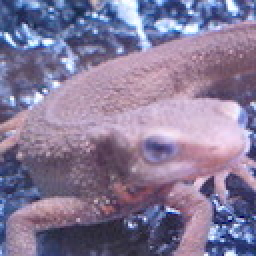
#> input picture Question_41_50/imori.jpg, 128 x 128 px (shown 2 times larger)
$ python answer_43.py
#> lines starting #> are read from the running program, lines starting #| are printed output that depends on the picture; after the words box and inside, x2 and y2 are one past the last pixel; in counts of white or black regions, pixels touching at a corner belong together
import cv2
import numpy as np
import matplotlib.pyplot as plt

# Read image
img = cv2.imread("imori.jpg").astype(np.float32)
H, W, C = img.shape
#> H = 128; W = 128; C = 3

# Gray
gray = 0.2126 * img[..., 2] + 0.7152 * img[..., 1] + 0.0722 * img[..., 0]

# Gaussian Filter
K_size = 5
sigma = 1.4

## Zero padding
pad = K_size // 2
gau = np.zeros((H + pad*2, W + pad*2), dtype=np.float32)
gau[pad:pad+H, pad:pad+W] = gray.copy().astype(np.float32)
tmp = gau.copy()

## Kernel
K = np.zeros((K_size, K_size), dtype=np.float32)
for x in range(-pad, -pad+K_size):
    for y in range(-pad, -pad+K_size):
        K[y+pad, x+pad] = np.exp( -(x**2 + y**2) / (2* (sigma**2)))
K /= (sigma * np.sqrt(2 * np.pi))
K /= K.sum()

for y in range(H):
    for x in range(W):
        gau[pad+y, pad+x] = np.sum(K * tmp[y:y+K_size, x:x+K_size])
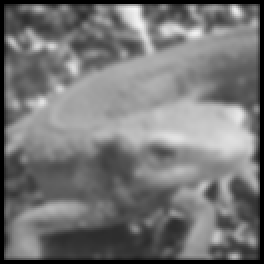
#> gau: shape (132, 132) float32 (shown 2 times larger); min 0, max 243.7, mean 117.6

## Sobel vertical
KSV = np.array(((-1., -2., -1.), (0., 0., 0.), (1., 2., 1.)), dtype=np.float32)
## Sobel horizontal
KSH = np.array(((-1., 0., 1.), (-2., 0., 2.), (-1., 0., 1.)), dtype=np.float32)

gau = gau[pad-1:H+pad+1, pad-1:W+pad+1]
#> gau: shape (130, 130) float32
fy = np.zeros_like(gau, dtype=np.float32)
fx = np.zeros_like(gau, dtype=np.float32)
K_size = 3
pad = K_size // 2

for y in range(H):
    for x in range(W):
        fy[pad+y, pad+x] = np.sum(KSV * gau[y:y+K_size, x:x+K_size])
        fx[pad+y, pad+x] = np.sum(KSH * gau[y:y+K_size, x:x+K_size])
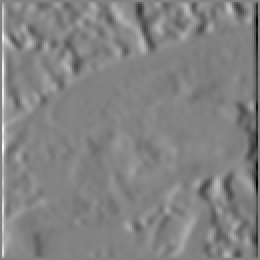
#> fx: shape (130, 130) float32 (shown 2 times larger); min -615.4, max 583.9, mean 0; drawn with min black and max white
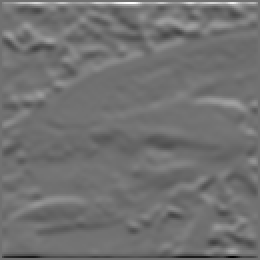
#> fy: shape (130, 130) float32 (shown 2 times larger); min -704.5, max 874.5, mean -0.6; drawn with min black and max white

fx = fx[pad:pad+H, pad:pad+W]
#> fx: shape (128, 128) float32
fy = fy[pad:pad+H, pad:pad+W]
#> fy: shape (128, 128) float32

# Non-maximum suppression
edge = np.sqrt(np.power(fx, 2) + np.power(fy, 2))
fx[fx == 0] = 1
tan = np.arctan(fy / fx)
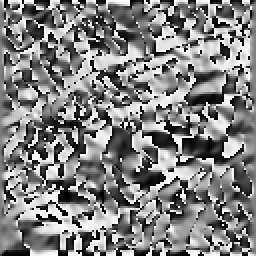
#> tan: shape (128, 128) float32 (shown 2 times larger); min -1.57, max 1.57, mean 0.0337; drawn with min black and max white
## Angle quantization
angle = np.zeros_like(tan, dtype=np.uint8)
angle[np.where((tan > -0.4142) & (tan <= 0.4142))] = 0
angle[np.where((tan > 0.4142) & (tan < 2.4142))] = 45
angle[np.where((tan >= 2.4142) | (tan <= -2.4142))] = 95
angle[np.where((tan > -2.4142) & (tan <= -0.4142))] = 135

for y in range(H):
    for x in range(W):
        if angle[y, x] == 0:
            dx1, dy1, dx2, dy2 = -1, 0, 1, 0
        elif angle[y, x] == 45:
            dx1, dy1, dx2, dy2 = -1, 1, 1, -1
        elif angle[y, x] == 90:
            dx1, dy1, dx2, dy2 = 0, -1, 0, 1
        elif angle[y, x] == 135:
            dx1, dy1, dx2, dy2 = -1, -1, 1, 1
        if x == 0:
            dx1 = max(dx1, 0)
            dx2 = max(dx2, 0)
        if x == W-1:
            dx1 = min(dx1, 0)
            dx2 = min(dx2, 0)
        if y == 0:
            dy1 = max(dy1, 0)
            dy2 = max(dy2, 0)
        if y == H-1:
            dy1 = min(dy1, 0)
            dy2 = min(dy2, 0)
        if max(max(edge[y, x], edge[y+dy1, x+dx1]), edge[y+dy2, x+dx2]) != edge[y, x]:
            edge[y, x] = 0


# Histeresis threshold
HT = 100
LT = 30
edge[edge >= HT] = 255
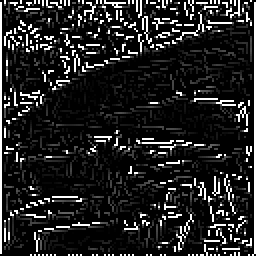
#> edge: shape (128, 128) float32 (shown 2 times larger); min 0, max 255, mean 34.5
edge[edge <= LT] = 0
#> edge: shape (128, 128) float32; 6.57% of pixels changed, all inside (x1, y1, x2, y2) = (2, 5, 126, 126)

_edge = np.zeros((H+2, W+2), dtype=np.float32)
_edge[1:H+1, 1:W+1] = edge

## 8 - Nearest neighbor
nn = np.array(((1., 1., 1.), (1., 0., 1.), (1., 1., 1.)), dtype=np.float32)

for y in range(1, H+2):
    for x in range(1, W+2):
        if _edge[y, x] < LT or _edge[y, x] > HT:
            continue
        if np.max(_edge[y-1:y+2, x-1:x+2] * nn) >= HT:
            _edge[y, x] = 255
        else:
            _edge[y, x] = 0
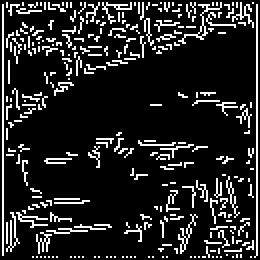
#> _edge: shape (130, 130) float32 (shown 2 times larger); 14% white in thin lines or dots

edge = _edge[1:H+1, 1:W+1]
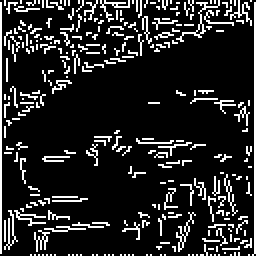
#> edge: shape (128, 128) float32 (shown 2 times larger); 14.4% white in thin lines or dots

out = edge.astype(np.uint8)
#> out: shape (128, 128); 14.4% white in thin lines or dots

# Save result
cv2.imwrite("out.jpg", out)
cv2.imshow("result", out)
cv2.waitKey(0)
cv2.destroyAllWindows()

$ run again, with Question_41_50/answer_41_1.jpg copied over Question_41_50/imori.jpg
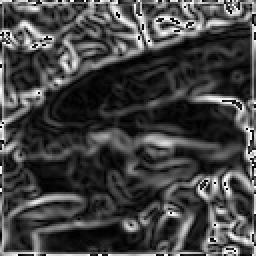
#> input picture Question_41_50/answer_41_1.jpg, 128 x 128 px (shown 2 times larger)
#> after the loop `for y in range(1, H+2):`:
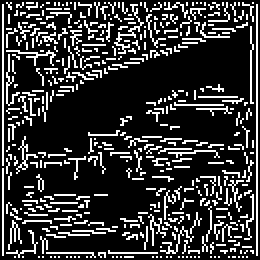
#> _edge: shape (130, 130) float32 (shown 2 times larger); 20.1% white in thin lines or dots
#> `edge = _edge[1:H+1, 1:W+1]`:
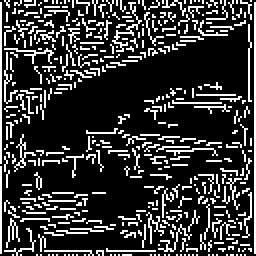
#> edge: shape (128, 128) float32 (shown 2 times larger); 20.7% white in thin lines or dots
#> out: shape (128, 128); 20.7% white in thin lines or dots
